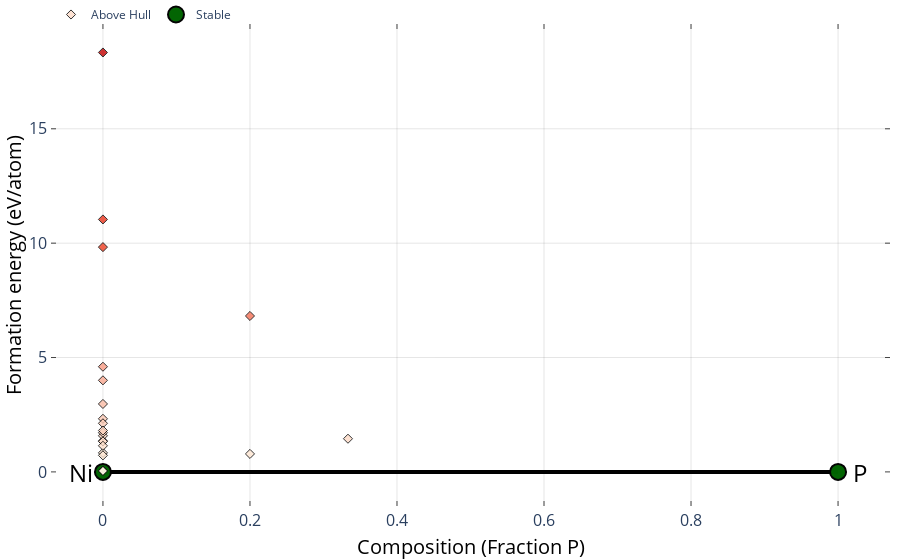

Notebook code cell kept with this figure:
### Markdown cell above
## Step 5: Construct Convex Hull

Determine thermodynamic stability using pymatgen's phase diagram.

### Code cell
# Build convex hull with proper composition handling
entries = []
for atoms, _, total_e in relaxed_structures:
    # Get composition from symbol counts (more explicit and correct)
    symbol_counts = Counter(atoms.get_chemical_symbols())
    comp_obj = Composition(symbol_counts)  # e.g., {'Ni': 2, 'P': 1} -> Ni2P
    entries.append(PDEntry(comp_obj, total_e))

# Compute reference energies using proper crystal structures
print("\nComputing reference energies...")

# Pure Ni: FCC structure
ni_fcc = bulk("Ni", "fcc", a=1.5)
ni_relaxed, _ = relax_unit_cell(ni_fcc, calculator, max_iter=max_iter, fmax=fmax, verbose=False)
e_ni_total = ni_relaxed.get_potential_energy()
print(f"Ni (FCC): {e_ni_total / len(ni_relaxed):.4f} ε/atom")

# Pure P: FCC structure
p_fcc = bulk("P", "fcc", a=1.3)
p_relaxed, _ = relax_unit_cell(p_fcc, calculator, max_iter=max_iter, fmax=fmax, verbose=False)
e_p_total = p_relaxed.get_potential_energy()
print(f"P (FCC): {e_p_total / len(p_relaxed):.4f} ε/atom")

# Ni4P structure
alat = 4.0
ni4p = Atoms(
    "Ni4P",
    positions=[
        [0.0, 0.0, 0.0],
        [0.0, alat / 2, alat / 2],
        [alat / 2, 0.0, alat / 2],
        [alat / 2, alat / 2, 0.0],
        [alat / 2, alat / 2, alat / 2],
    ],
    cell=[alat, alat, alat],
    pbc=True,
)
ni4p_relaxed, _ = relax_unit_cell(ni4p, calculator, max_iter=max_iter, fmax=fmax, verbose=False)
e_ni4p_total = ni4p_relaxed.get_potential_energy()
print(f"Ni4P (Rocksalt): {e_ni4p_total / len(ni4p_relaxed):.4f} ε/atom")

# Add references with TOTAL energies
entries.extend(
    [
        PDEntry(Composition("Ni"), e_ni_total),
        PDEntry(Composition("P"), e_p_total),
        PDEntry(Composition("Ni4P"), e_ni4p_total),
    ]
)
pd = PhaseDiagram(entries)

for i, (atoms, e_per_atom, total_e) in enumerate(relaxed_structures):
    symbol_counts = Counter(atoms.get_chemical_symbols())
    comp_obj = Composition(symbol_counts)
    entry = PDEntry(comp_obj, total_e)
    e_above_hull = pd.get_e_above_hull(entry)

    print(
        f"{i + 1:2d}. {comp_obj.reduced_formula:10s} | "
        f"E/atom: {e_per_atom:8.4f} ε | "
        f"E_hull: {e_above_hull:8.4f} ε/atom"
    )

print(f"\nTotal structures analyzed: {len(relaxed_structures)}")
print(f"Total entries in phase diagram: {len(entries)}")

# Plot and save phase diagram
plotter = PDPlotter(pd, show_unstable=1000.0, backend="plotly")  # Very large value to show all
plotter.get_plot()
plotter.show()

### Figure 1 — Plotly figure (JSON) as saved in the notebook; plotly's stock layout.template omitted (floating-point values rounded to 4 significant figures)
{"data": [{"hoverinfo": "none", "line": {"color": "black", "width": 4.0}, "mode": "lines", "showlegend": false, "type": "scatter", "x": [1.0, 0.0, null], "y": [0.0, 0.0, null]}, {"hoverinfo": "skip", "mode": "text", "name": "Labels (stable)", "opacity": 1.0, "showlegend": true, "text": [], "textposition": [], "type": "scatter", "visible": true, "x": [], "y": []}, {"error_y": {"array": [0, 0], "color": "gray", "thickness": 2.5, "type": "data", "width": 5}, "hoverinfo": "text", "hoverlabel": {"font": {"size": 14}}, "hovertext": ["P (no ID) <br>  Formation energy: 0.0 eV/atom <br>  (Stable)", "Ni (no ID) <br>  Formation energy: 0.0 eV/atom <br>  (Stable)"], "marker": {"color": "darkgreen", "line": {"color": "black", "width": 2}, "size": 16}, "mode": "markers", "name": "Stable", "opacity": 0.99, "showlegend": true, "type": "scatter", "x": [1.0, 0.0], "y": [0.0, 0.0]}, {"hoverinfo": "text", "hoverlabel": {"font": {"size": 14}}, "hovertext": ["Ni (no ID) <br>  Formation energy: 1.355 eV/atom <br>  Energy Above Hull: (+1.355 eV/atom)", "Ni (no ID) <br>  Formation energy: 1.579 eV/atom <br>  Energy Above Hull: (+1.579 eV/atom)", "Ni (no ID) <br>  Formation energy: 0.059 eV/atom <br>  Energy Above Hull: (+0.059 eV/atom)", "Ni (no ID) <br>  Formation energy: 0.038 eV/atom <br>  Energy Above Hull: (+0.038 eV/atom)", "Ni (no ID) <br>  Formation energy: 2.321 eV/atom <br>  Energy Above Hull: (+2.321 eV/atom)", "Ni (no ID) <br>  Formation energy: 1.333 eV/atom <br>  Energy Above Hull: (+1.333 eV/atom)", "Ni (no ID) <br>  Formation energy: 4.003 eV/atom <br>  Energy Above Hull: (+4.003 eV/atom)", "Ni (no ID) <br>  Formation energy: 1.713 eV/atom <br>  Energy Above Hull: (+1.713 eV/atom)", "Ni (no ID) <br>  Formation energy: 18.336 eV/atom <br>  Energy Above Hull: (+18.336 eV/atom)", "Ni (no ID) <br>  Formation energy: 4.598 eV/atom <br>  Energy Above Hull: (+4.598 eV/atom)", "Ni (no ID) <br>  Formation energy: 0.833 eV/atom <br>  Energy Above Hull: (+0.833 eV/atom)", "Ni (no ID) <br>  Formation energy: 1.142 eV/atom <br>  Energy Above Hull: (+1.142 eV/atom)", "Ni (no ID) <br>  Formation energy: 0.722 eV/atom <br>  Energy Above Hull: (+0.722 eV/atom)", "Ni (no ID) <br>  Formation energy: 2.125 eV/atom <br>  Energy Above Hull: (+2.125 eV/atom)", "Ni (no ID) <br>  Formation energy: 11.037 eV/atom <br>  Energy Above Hull: (+11.037 eV/atom)", "Ni (no ID) <br>  Formation energy: 2.971 eV/atom <br>  Energy Above Hull: (+2.971 eV/atom)", "Ni (no ID) <br>  Formation energy: 1.809 eV/atom <br>  Energy Above Hull: (+1.809 eV/atom)", "Ni (no ID) <br>  Formation energy: 9.828 eV/atom <br>  Energy Above Hull: (+9.828 eV/atom)", "Ni<sub>2</sub>P (no ID) <br>  Formation energy: 1.45 eV/atom <br>  Energy Above Hull: (+1.45 eV/atom)", "Ni<sub>4</sub>P (no ID) <br>  Formation energy: 0.786 eV/atom <br>  Energy Above Hull: (+0.786 eV/atom)", "Ni<sub>4</sub>P (no ID) <br>  Formation energy: 6.817 eV/atom <br>  Energy Above Hull: (+6.817 eV/atom)"], "marker": {"color": [1.355, 1.579, 0.059, 0.038, 2.321, 1.333, 4.003, 1.713, 18.34, 4.598, 0.833, 1.142, 0.722, 2.125, 11.04, 2.971, 1.809, 9.828, 1.45, 0.786, 6.817], "colorscale": [[0.0, "#fff5e3"], [0.5, "#f24324"], [1.0, "#c40000"]], "line": {"color": "black", "width": 1}, "opacity": 0.8, "size": 7, "symbol": "diamond"}, "mode": "markers", "name": "Above Hull", "showlegend": true, "type": "scatter", "x": [0.0, 0.0, 0.0, 0.0, 0.0, 0.0, 0.0, 0.0, 0.0, 0.0, 0.0, 0.0, 0.0, 0.0, 0.0, 0.0, 0.0, 0.0, 0.3333, 0.2, 0.2], "y": [1.355, 1.579, 0.05875, 0.03835, 2.321, 1.333, 4.003, 1.713, 18.34, 4.598, 0.8327, 1.142, 0.7225, 2.125, 11.04, 2.971, 1.809, 9.828, 1.45, 0.7865, 6.817]}], "layout": {"annotations": [{"align": "center", "font": {"color": "#000000", "size": 24.0}, "opacity": 1.0, "showarrow": false, "text": "P", "x": 1.03, "xref": "x", "y": -0.03, "yref": "y"}, {"align": "center", "font": {"color": "#000000", "size": 24.0}, "opacity": 1.0, "showarrow": false, "text": "Ni", "x": -0.03, "xref": "x", "y": -0.03, "yref": "y"}], "autosize": true, "coloraxis": {"colorbar": {"x": 1, "y": 0.05, "yanchor": "top"}}, "hovermode": "closest", "legend": {"orientation": "h", "tracegroupgap": 7, "traceorder": "reversed", "x": 0, "xanchor": "left", "y": 1.05}, "margin": {"b": 10, "l": 10, "pad": 0, "r": 10, "t": 0}, "paper_bgcolor": "rgba(0,0,0,0)", "plot_bgcolor": "rgba(0,0,0,0)", "showlegend": true, "xaxis": {"anchor": "y", "gridcolor": "rgba(0,0,0,0.1)", "mirror": "ticks", "nticks": 8, "showgrid": true, "showline": true, "side": "bottom", "tickfont": {"size": 16.0}, "ticks": "inside", "title": {"font": {"color": "#000000", "size": 20.0}, "text": "Composition (Fraction P)"}, "type": "linear", "zeroline": false}, "yaxis": {"anchor": "x", "gridcolor": "rgba(0,0,0,0.1)", "mirror": "ticks", "showgrid": true, "showline": true, "side": "left", "tickfont": {"size": 16.0}, "ticks": "inside", "title": {"font": {"color": "#000000", "size": 20.0}, "text": "Formation energy (eV/atom)"}, "type": "linear"}}}
